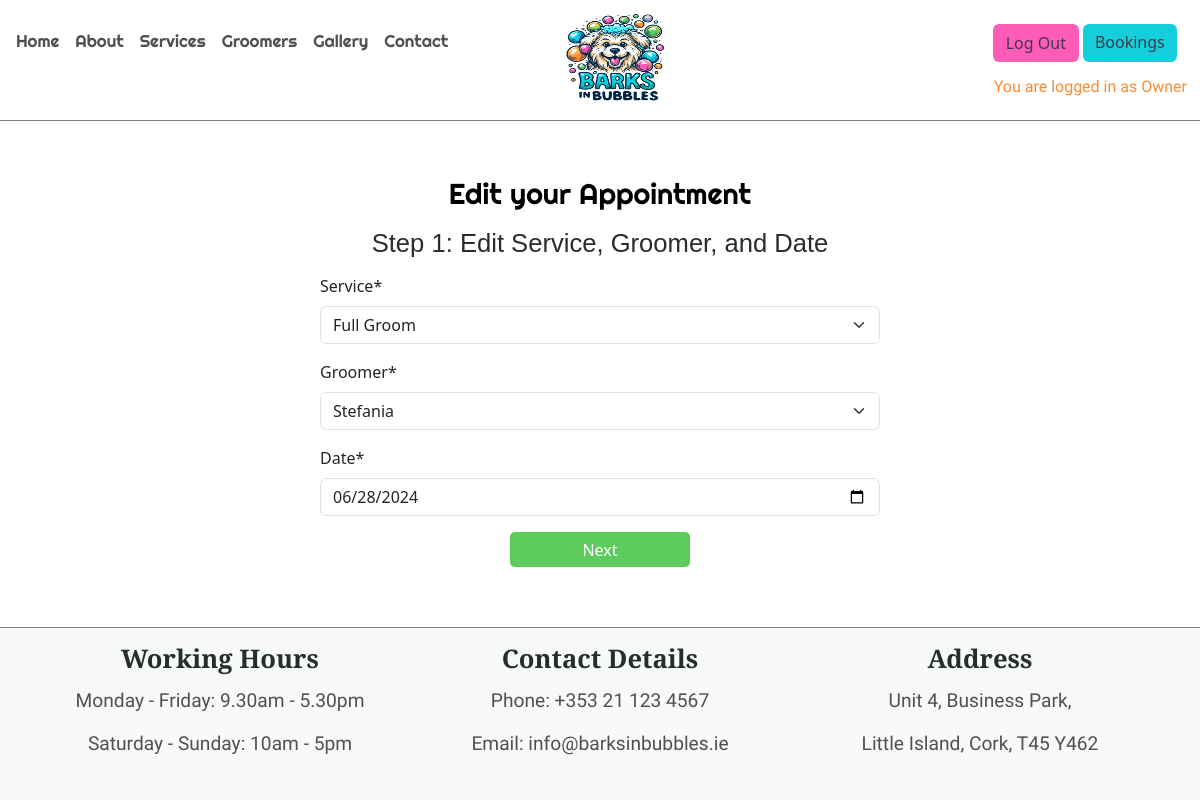
Screenshot of /appointment/edit_appointment_step_one/8/ (signed in) with the database file from the repository.
### appointment/models.py (models this page shows, shortened)
class Appointment(models.Model):
    STATUS_CHOICES = [
        ('scheduled', 'Scheduled'),
        ('completed', 'Completed'),
        ('cancelled', 'Cancelled'),
    ]
    user = models.ForeignKey(User, on_delete=models.CASCADE)
    service = models.ForeignKey(Services, on_delete=models.CASCADE)
    groomer = models.ForeignKey(Groomers, on_delete=models.CASCADE)
    date = models.DateField(default=timezone.now)
    time = models.TimeField(default=time(9, 0))
    status = models.CharField(max_length=10,
                              choices=STATUS_CHOICES, default='scheduled')
    created_at = models.DateTimeField(auto_now_add=True)

### appointment/views.py (the view)
# urls.py: path('edit_appointment_step_one/<int:appointment_id>/',
def edit_appointment_step_one(request, appointment_id):
    appointment = get_object_or_404(Appointment, id=appointment_id)
    if request.method == 'POST':
        form_step_one = StepOneForm(data=request.POST, instance=appointment)
        if form_step_one.is_valid():
            request.session['edit_appointment_id'] = appointment_id
            request.session['service_id'] = (
                form_step_one.cleaned_data['service'].id
                )
            request.session['groomer_id'] = (
                form_step_one.cleaned_data['groomer'].id
                )
            request.session['date'] = (
                form_step_one.cleaned_data['date'].strftime('%Y-%m-%d')
            )
            return redirect('edit_appointment_step_two')
    else:
        form_step_one = StepOneForm(instance=appointment)
    return render(
        request,
        "appointment/edit_appointment_step_one.html",
        {'form_step_one': form_step_one,
         'appointment_id': appointment_id})

### appointment/forms.py (shortened to what this page needs)
class StepOneForm(forms.ModelForm):
    date = forms.DateField(widget=forms.DateInput(attrs={'type': 'date'}))
    class Meta:
        model = Appointment
        fields = ('service', 'groomer', 'date',)
    """
    Prevent date booking in the pasr or
    more than 90 days in advance
    Source:
    https://stackoverflow.com/questions/4941974/
    django-how-to-set-datefield-to-only-accept-today-future-dates
    """

### groomers/models.py (called while the page is built)
    def __str__(self):
        return self.name

### home/models.py (called while the page is built)
    def __str__(self):
        return self.name

### appointment/templates/appointment/edit_appointment_step_one.html (shortened to what this page needs)
{% extends 'base.html' %}
{% load static %}
{% load crispy_forms_tags %}
{% block content %}
<div class="container-fluid mt-4">
    <div class="row justify-content-center mx-1">
        <div class="col-9 col-md-6 m-3">
            <h1 class="text-center my-3">Edit your Appointment</h1>
            <h5 class="text-center my-3">Step 1: Edit Service, Groomer, and Date</h5>
            <form method="post">
                {{ form_step_one | crispy }}
                <div class="d-flex justify-content-center">
                    <button class="btn-appointment" type="submit">Next</button>
                </div>
            </form>
        </div>
    </div>
</div>
{% endblock %}

### templates/base.html (shortened to what this page needs)
{% load static %}
{% url 'home' as home_url %}
{% url 'gallery' as gallery_url %}
{% url 'contact' as contact_url %}
{% url 'groomers' as groomers_url %}
{% url 'account_login' as login_url %}
{% url 'account_signup' as signup_url %}
{% url 'account_logout' as logout_url %}
<!DOCTYPE html>
<html lang="en">
    <head>
        <link href="https://cdn.jsdelivr.net/npm/bootstrap@5.3.3/dist/css/bootstrap.min.css" rel="stylesheet"
>
        <link rel="stylesheet" href="{% static 'css/style.css' %}">
    </head>
    <body class="d-flex flex-column min-vh-100">
        <header class=" navbar-light bg-white pt-2 pb-3 sticky-top">
            <div class="d-flex justify-content-between align-items-start">
                <nav class="navbar navbar-expand-lg navbar-light mt-lg-1 px-3 px-lg-2 pb-0">
                    <div class="collapse navbar-collapse" id="navbarText">
                        <ul class="navbar-nav me-auto pl-3">
                            <li class="nav-item">
                                <a class="nav-link {% if request.path == home_url %}active" aria-current="page{% endif %}"
                                href="{% url 'home' %}">Home</a>
                            </li>
                            <li class="nav-item">
                                <a class="nav-link" href="{% url 'home' %}#about">About</a>
                            </li>
                            <li class="nav-item">
                                <a class="nav-link" href="{% url 'home' %}#services">Services</a>
                            </li>
                            <li class="nav-item">
                                <a class="nav-link {% if request.path == groomers_url %}active" aria-current="page{% endif %}"
                            href="{% url 'groomers' %}">Groomers</a>
                            </li>
                            <li class="nav-item">
                                <a class="nav-link {% if request.path == gallery_url %}active" aria-current="page{% endif %}"
                            href="{% url 'gallery' %}">Gallery</a>
                            </li>
                            <li class="nav-item">
                                <a class="nav-link {% if request.path == contact_url %}active" aria-current="page{% endif %}"
                                href="{% url 'contact' %}">Contact</a>
                            </li>
                        </ul>
                    </div>
                </nav>
                <div class="logo-container">
                    <a class="navbar-brand mx-3" href="{% url 'home' %}">
                        <img src="{% static 'images/logo/logo-barks-in-bubbles.webp' %}" alt="Barks in Bubbles Logo" class="img-fluid" style="max-height: 100px;">
                    </a>
                </div>
                <div class="d-flex flex-column align-items-start my-0 my-md-3 my-lg-0">
                    <div class="header-buttons d-flex flex-column flex-md-row my-md-2 mx-1">
                        {% if user.is_authenticated %}
                        <a href="{% url 'account_logout' %}" class="btn btn-logout me-1 mt-2 {% if request.path == logout_url %}active{% endif %}" aria-current="page">Log Out</a>
                        <a href="{% url 'my_appointments' %}" class="btn btn-appointments me-1 mt-2">Bookings</a>
                        {% endif %}
                    </div>
                    <div class="auth d-none d-lg-block">
                        {% if user.is_authenticated %}
                        <p class="auth text-end fs-6 my-0 me-2">You are logged in as {{ user }}</p>
                        {% else %}
                        <p class="auth text-end fs-6 my-0 me-4">You are not logged in</p>
                        {% endif %}
                    </div>
                </div>
            </div>
        </header>
        <main>
            {% block content %}{% endblock content %}
        </main>
        <footer class="footer mt-auto py-3 bg-light">
            <div class="container text-center">
                <div class="row">
                    <div class="col-12 col-lg-4 mb-3 mb-md-0">
                        <h5 class="fw-bold">Working Hours</h5>
                        <p class="mb-1">Monday - Friday: 9.30am - 5.30pm</p>
                        <p class="mb-1">Saturday - Sunday: 10am - 5pm</p>
                    </div>
                    <div class="col-12 col-sm-6 col-lg-4 mb-3 mb-md-0">
                        <h5 class="fw-bold">Contact Details</h5>
                        <p class="mb-1">Phone: +353 21 123 4567</p>
                        <p class="mb-1">Email: info@barksinbubbles.ie</p>
                    </div>
                    <div class="col-12 col-sm-6 col-lg-4 mb-3 mb-md-0">
                        <h5 class="fw-bold">Address</h5>
                        <p class="mb-1">Unit 4, Business Park,</p>
                        <p class="mb-1">Little Island, Cork, T45 Y462</p>
                    </div>
                </div>
            </div>
        </footer>
    </body>
</html>

### static/css/style.css (style rules this page uses)
body { background-color: #ffff; }
h1 { font-family: "Righteous", sans-serif !important; font-size: 150% !important; color: black; }
h5, h6 { font-family: "Cormorant Upright", sans-serif !important; font-size: 160% !important; color: #272D2D; }
p { font-family: "Khula", sans-serif !important; font-size: 120% !important; padding: 5px; color: #50514F; }
header { border-bottom: 1px solid grey; }
.nav-link { color: #50514F !important; font-size: 17px; font-family: "Righteous", sans-serif !important; }
.logo-container { position: absolute !important; left: 50% !important; transform: translateX(-50%) !important; }
.btn-book, .btn-appointments { background-color: #14cfdb !important; color: #3f3850; border: none; }
.btn-logout { background-color: #ff5cb7 !important; color: #3f3850; }
.auth { color: #fe8b32 !important; }
.img-fluid { width: 100%; }
footer { border-top: 1px solid grey; }
.btn-contact, .btn-appointment, .btn-edit { background-color: #5ecc5c; height: 35px; width: 100px; border-radius: 5px; color: #ffffff; border: none; }
.btn-appointment { width: 180px; }
@media screen and (min-width: 320px) { html { scroll-padding-top: 260px; } }
@media screen and (min-width: 320px) { h1 { font-family: "Righteous", sans-serif !important; font-size: 180% !important; } }
@media screen and (min-width: 576px) { html { scroll-padding-top: 150px; } }
@media screen and (min-width: 992px) { html { scroll-padding-top: 145px; } }

### rows the page displays
Appointment: service "Full Groom", groomer "Stefania", date "06/28/2024"

### other values shown
{{ user }} "Owner"
